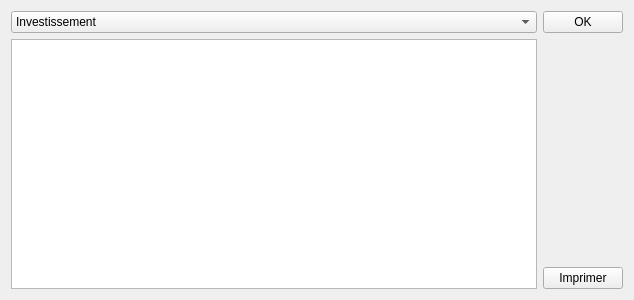
<?xml version="1.0" encoding="UTF-8"?>
<ui version="4.0">
 <class>Form</class>
 <widget class="QWidget" name="Form">
  <property name="geometry">
   <rect>
    <x>0</x>
    <y>0</y>
    <width>634</width>
    <height>300</height>
   </rect>
  </property>
  <property name="windowTitle">
   <string>Inventaire Informatique</string>
  </property>
  <layout class="QGridLayout" name="gridLayout">
   <item row="0" column="0">
    <widget class="QComboBox" name="comboBox">
     <item>
      <property name="text">
       <string>Investissement </string>
      </property>
     </item>
     <item>
      <property name="text">
       <string>Investissement Faible Valeur</string>
      </property>
     </item>
    </widget>
   </item>
   <item row="1" column="0">
    <widget class="QTableWidget" name="tableWidget"/>
   </item>
   <item row="1" column="1" alignment="Qt::AlignBottom">
    <widget class="QPushButton" name="pushButton">
     <property name="text">
      <string>Imprimer</string>
     </property>
    </widget>
   </item>
   <item row="0" column="1">
    <widget class="QPushButton" name="pushButton_2">
     <property name="text">
      <string>OK</string>
     </property>
    </widget>
   </item>
  </layout>
 </widget>
 <resources/>
 <connections/>
</ui>
